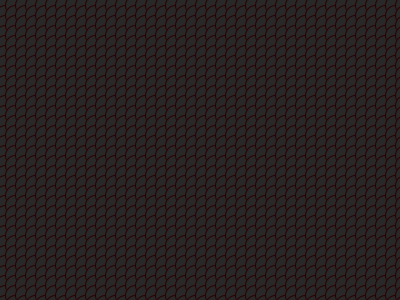
Frame 1 (no input)
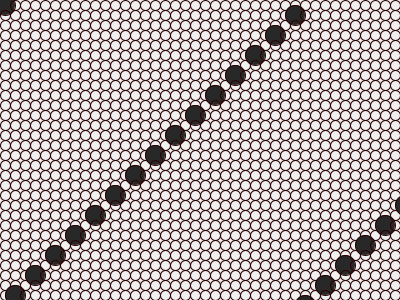
Frame 60 (the mouse pressed at the canvas centre just before this capture)
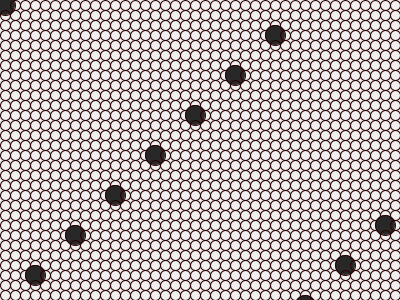
Frame 120 (the mouse held since frame 60 and released just before this capture)

The Processing sketch that drew these frames (run headless with seeded random() and noise(); from frame 60 on, the mouse is pressed at the canvas centre):

// Processing sketch: sieve
// ── sieve.pde
int x;
int y;
int r;
int rs;
int iter;


void setup() {
  size( 400 , 300 );
  noFill( );
  smooth();
  stroke( 40 , 0 , 0 );
  strokeWeight( 1 );
  frameRate( 30 );
  x = 0;
  y = 0;
  r = 10;
  iter = 1;
  }

void draw() {
    background( 240 );
    int c = 0;
    int h = width / r;
    int v = height / r;
    for( int i = 0 ; i <= h ; i++ ) {
      for( int j = 0 ; j <= v ; j++ ) {
        if ( c % iter == 0 ) {
          fill( 40 );
          rs = 2 *r;
        }
        else {
          noFill();
          rs = r;
        }
        ellipse( i * r + r / 2 , j * r + r / 2 , rs , rs );
        c++;
      }
    }
    iter++;
}
